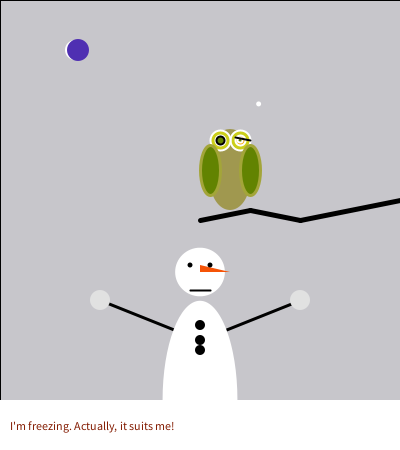
Frame 1 (no input)
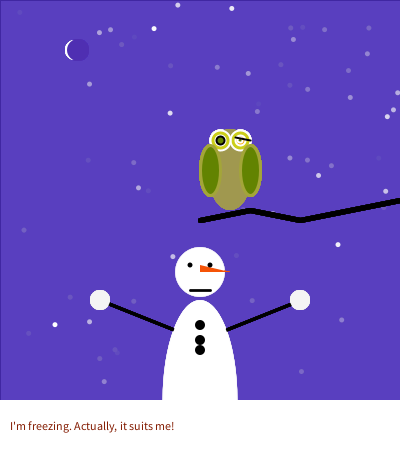
Frame 60 (the mouse pressed at the canvas centre just before this capture)
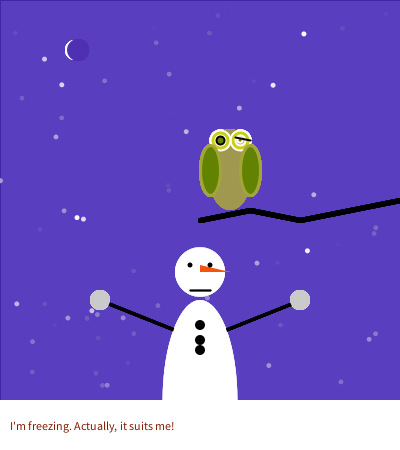
Frame 120 (the mouse held since frame 60 and released just before this capture)

The Processing sketch that drew these frames (run headless with seeded random() and noise(); from frame 60 on, the mouse is pressed at the canvas centre):

// Processing sketch: processing_180240
// ── processing_180240.pde

float manxPos = 200;
float manyPos = 400;
float owleyesx = 230;
float owleyesy = 140;
float moonx = 75;
float moony = 50;

void setup ()
{
size (400, 450);
frameRate (15);

}
void draw ()
{

//sky
 fill(#4F2FB2, 10);
  rect(0, 0, width, height);
  
// snow
noStroke();
fill (255);
ellipse (random (0,400), random (0,400), 5,5);

//branch
strokeWeight (5);
stroke (0);
line (400,200,300,220);
line (300,220,250,210);
line (250,210,200,220);

//owl
noStroke ();
fill(#A0984F);
//headbody
ellipse (230,145, 32,32);
ellipse (230,180, 40,60);
//owleyes
strokeWeight (2);
stroke (255);
fill (#CBCE19);
ellipse (owleyesx +10,owleyesy,20,20);
ellipse (owleyesx -10,owleyesy,20,20);
fill (#F7A90C);
ellipse (owleyesx +10,owleyesy,10,10);
ellipse (owleyesx -10,owleyesy,10,10); 
fill (#628301);
ellipse (owleyesx +10,owleyesy,5,5);
//eyebrow
stroke (0);
line (owleyesx +5,owleyesy-3,owleyesx +20,owleyesy);
ellipse (owleyesx -10,owleyesy,8,8);

//wings
strokeWeight (3);
stroke (#A3A539);
ellipse (250,owleyesy + 30,20,50);
ellipse (210,owleyesy + 30,20,50);

//snowman
//arms
strokeWeight (3);
stroke (0);
line (manxPos,manyPos -60,manxPos - 100,manyPos -100);
line(manxPos, manyPos -60, manxPos + 100, manyPos -100);

noStroke();
fill (255);
//body
ellipse (manxPos, manyPos, (random (72,75)),(random (198,200)));
//head
ellipse (manxPos, manyPos -128, (random (48,50)),(random (48,50)));
//nose
fill (#F55307);
triangle (manxPos, manyPos -128,manxPos +30, manyPos -128, manxPos, manyPos -135);
//eyes
fill (0);
ellipse(manxPos - 10,manyPos -135,5,5); 
ellipse(manxPos +10,manyPos - 135, 5,5);
//buttons
ellipse (manxPos, manyPos - 50,10,10);
ellipse (manxPos,manyPos -75,10,10);
ellipse (manxPos, manyPos - 60,10,10);
//hands
fill (random (200,255));
ellipse (manxPos+100, manyPos - 100,20,20);
ellipse (manxPos -100,manyPos -100,20,20);
//mouth
strokeWeight ((random (1,3)));
stroke(0);
line (manxPos -10,manyPos -110,manxPos +10,manyPos  -110);

//textbox
noStroke();
fill (255);
rect(0,400,400,50);
//text
 fill (#831B01);
text ("I'm freezing. Actually, it suits me!",10,430);

//moon
noStroke();
fill (255);
ellipse(moonx,moony,20,20);
fill (#4F2FB2);
ellipse (moonx+ 3,moony,22,22);

//moonx = moonx+ 0.3;
//moony =moony + 0.05;
}
